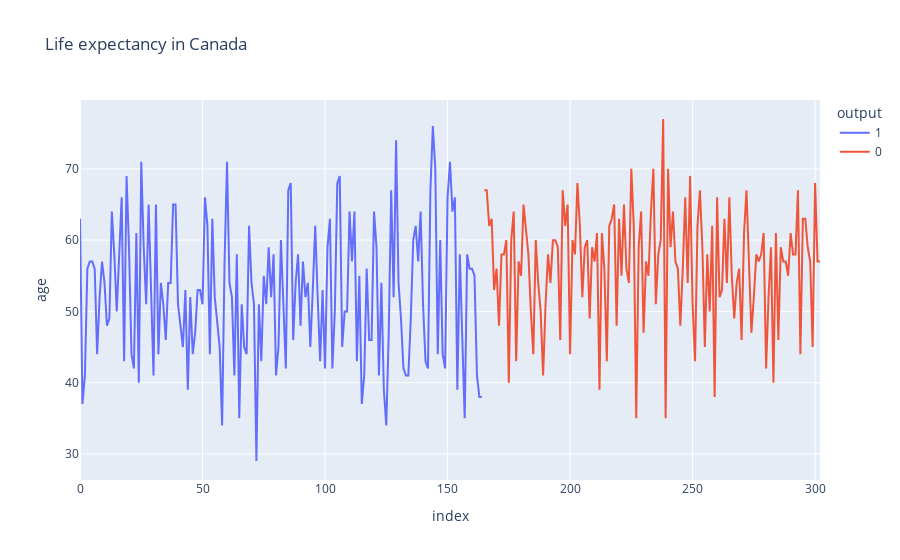

Source (notebook cell):
### Code cell
fig = px.line(df, y="age", color='output', title='Life expectancy in Canada')
fig.show()

### Figure 1 — Plotly figure (JSON) as saved in the notebook; plotly's stock layout.template omitted (floating-point values rounded to 4 significant figures; data arrays with more than 128 entries replaced by an {"elided": "..."} marker saying what was removed)
{"data": [{"hovertemplate": "output=1<br>index=%{x}<br>age=%{y}<extra></extra>", "legendgroup": "1", "line": {"color": "#636efa", "dash": "solid"}, "marker": {"symbol": "circle"}, "mode": "lines", "name": "1", "orientation": "v", "showlegend": true, "type": "scatter", "x": {"elided": "165 int values"}, "xaxis": "x", "y": {"elided": "165 int values"}, "yaxis": "y"}, {"hovertemplate": "output=0<br>index=%{x}<br>age=%{y}<extra></extra>", "legendgroup": "0", "line": {"color": "#EF553B", "dash": "solid"}, "marker": {"symbol": "circle"}, "mode": "lines", "name": "0", "orientation": "v", "showlegend": true, "type": "scatter", "x": {"elided": "138 int values"}, "xaxis": "x", "y": {"elided": "138 int values"}, "yaxis": "y"}], "layout": {"legend": {"title": {"text": "output"}, "tracegroupgap": 0}, "title": {"text": "Life expectancy in Canada"}, "xaxis": {"anchor": "y", "domain": [0, 1], "title": {"text": "index"}}, "yaxis": {"anchor": "x", "domain": [0, 1], "title": {"text": "age"}}}}
